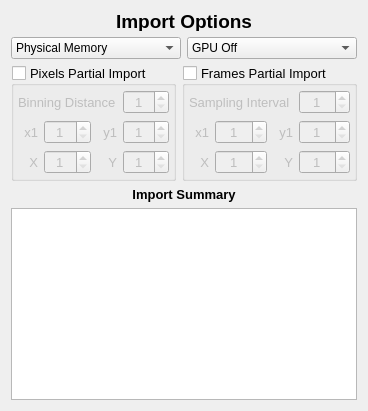
        <widget class="QFrame" name="ImportOptionsFrame">
         <property name="enabled">
          <bool>true</bool>
         </property>
         <layout class="QGridLayout" name="ImportOptionsGrid">
          <item row="2" column="1">
           <widget class="QGroupBox" name="ImpFrPart">
            <property name="enabled">
             <bool>true</bool>
            </property>
            <property name="font">
             <font>
              <pointsize>10</pointsize>
              <weight>50</weight>
              <bold>false</bold>
             </font>
            </property>
            <property name="title">
             <string>Frames Partial Import</string>
            </property>
            <property name="flat">
             <bool>false</bool>
            </property>
            <property name="checkable">
             <bool>true</bool>
            </property>
            <property name="checked">
             <bool>false</bool>
            </property>
            <layout class="QGridLayout" name="ImportFrRangeGrid" columnstretch="1,1,1,1">
             <property name="leftMargin">
              <number>4</number>
             </property>
             <property name="topMargin">
              <number>4</number>
             </property>
             <property name="rightMargin">
              <number>4</number>
             </property>
             <property name="bottomMargin">
              <number>4</number>
             </property>
             <item row="3" column="0">
              <widget class="QLabel" name="INFrXLabel">
               <property name="maximumSize">
                <size>
                 <width>20</width>
                 <height>16777215</height>
                </size>
               </property>
               <property name="text">
                <string>X</string>
               </property>
               <property name="alignment">
                <set>Qt::AlignRight|Qt::AlignTrailing|Qt::AlignVCenter</set>
               </property>
               <property name="buddy">
                <cstring>INFrX</cstring>
               </property>
              </widget>
             </item>
             <item row="3" column="2">
              <widget class="QLabel" name="INFrYLabel">
               <property name="maximumSize">
                <size>
                 <width>20</width>
                 <height>16777215</height>
                </size>
               </property>
               <property name="text">
                <string>Y</string>
               </property>
               <property name="alignment">
                <set>Qt::AlignRight|Qt::AlignTrailing|Qt::AlignVCenter</set>
               </property>
               <property name="buddy">
                <cstring>INFrY</cstring>
               </property>
              </widget>
             </item>
             <item row="2" column="0">
              <widget class="QLabel" name="IFrX1Label">
               <property name="maximumSize">
                <size>
                 <width>20</width>
                 <height>16777215</height>
                </size>
               </property>
               <property name="text">
                <string>x1</string>
               </property>
               <property name="alignment">
                <set>Qt::AlignRight|Qt::AlignTrailing|Qt::AlignVCenter</set>
               </property>
               <property name="buddy">
                <cstring>IFrX1</cstring>
               </property>
              </widget>
             </item>
             <item row="1" column="0" colspan="3">
              <widget class="QLabel" name="IFrDLabel">
               <property name="font">
                <font>
                 <pointsize>10</pointsize>
                 <weight>50</weight>
                 <bold>false</bold>
                </font>
               </property>
               <property name="text">
                <string>Sampling Interval</string>
               </property>
               <property name="buddy">
                <cstring>IFrD</cstring>
               </property>
              </widget>
             </item>
             <item row="2" column="2">
              <widget class="QLabel" name="IFrY1Label">
               <property name="maximumSize">
                <size>
                 <width>20</width>
                 <height>16777215</height>
                </size>
               </property>
               <property name="text">
                <string>y1</string>
               </property>
               <property name="alignment">
                <set>Qt::AlignRight|Qt::AlignTrailing|Qt::AlignVCenter</set>
               </property>
               <property name="buddy">
                <cstring>IFrY1</cstring>
               </property>
              </widget>
             </item>
             <item row="1" column="3">
              <widget class="QSpinBox" name="IFrD">
               <property name="accessibleDescription">
                <string>Import Real</string>
               </property>
               <property name="alignment">
                <set>Qt::AlignCenter</set>
               </property>
               <property name="minimum">
                <number>1</number>
               </property>
              </widget>
             </item>
             <item row="2" column="3">
              <widget class="QSpinBox" name="IFrY1">
               <property name="accessibleDescription">
                <string>Import Real</string>
               </property>
               <property name="alignment">
                <set>Qt::AlignCenter</set>
               </property>
               <property name="minimum">
                <number>1</number>
               </property>
              </widget>
             </item>
             <item row="3" column="3">
              <widget class="QSpinBox" name="INFrY">
               <property name="accessibleDescription">
                <string>Import Real</string>
               </property>
               <property name="alignment">
                <set>Qt::AlignCenter</set>
               </property>
               <property name="minimum">
                <number>1</number>
               </property>
              </widget>
             </item>
             <item row="2" column="1">
              <widget class="QSpinBox" name="IFrX1">
               <property name="accessibleDescription">
                <string>Import Real</string>
               </property>
               <property name="alignment">
                <set>Qt::AlignCenter</set>
               </property>
               <property name="minimum">
                <number>1</number>
               </property>
              </widget>
             </item>
             <item row="3" column="1">
              <widget class="QSpinBox" name="INFrX">
               <property name="accessibleDescription">
                <string>Import Real</string>
               </property>
               <property name="alignment">
                <set>Qt::AlignCenter</set>
               </property>
               <property name="minimum">
                <number>1</number>
               </property>
              </widget>
             </item>
            </layout>
           </widget>
          </item>
          <item row="0" column="0" colspan="2">
           <widget class="QLabel" name="ImportOptionsPanel">
            <property name="maximumSize">
             <size>
              <width>16777215</width>
              <height>20</height>
             </size>
            </property>
            <property name="font">
             <font>
              <pointsize>14</pointsize>
              <weight>75</weight>
              <bold>true</bold>
             </font>
            </property>
            <property name="text">
             <string>Import Options</string>
            </property>
            <property name="alignment">
             <set>Qt::AlignCenter</set>
            </property>
           </widget>
          </item>
          <item row="5" column="0" colspan="2">
           <widget class="QTextEdit" name="ImpNotes">
            <property name="readOnly">
             <bool>true</bool>
            </property>
            <property name="markdown">
             <string/>
            </property>
            <property name="html">
             <string>&lt;!DOCTYPE HTML PUBLIC &quot;-//W3C//DTD HTML 4.0//EN&quot; &quot;http://www.w3.org/TR/REC-html40/strict.dtd&quot;&gt;
&lt;html&gt;&lt;head&gt;&lt;meta name=&quot;qrichtext&quot; content=&quot;1&quot; /&gt;&lt;style type=&quot;text/css&quot;&gt;
p, li { white-space: pre-wrap; }
&lt;/style&gt;&lt;/head&gt;&lt;body style=&quot; font-family:'MS Shell Dlg 2'; font-size:10pt; font-weight:400; font-style:normal;&quot;&gt;
&lt;p style=&quot;-qt-paragraph-type:empty; margin-top:0px; margin-bottom:0px; margin-left:0px; margin-right:0px; -qt-block-indent:0; text-indent:0px;&quot;&gt;&lt;br /&gt;&lt;/p&gt;&lt;/body&gt;&lt;/html&gt;</string>
            </property>
            <property name="placeholderText">
             <string/>
            </property>
           </widget>
          </item>
          <item row="4" column="0" colspan="2">
           <widget class="QLabel" name="ImpNotesLabel">
            <property name="maximumSize">
             <size>
              <width>16777215</width>
              <height>16</height>
             </size>
            </property>
            <property name="font">
             <font>
              <pointsize>10</pointsize>
              <weight>75</weight>
              <bold>true</bold>
             </font>
            </property>
            <property name="text">
             <string>Import Summary</string>
            </property>
            <property name="alignment">
             <set>Qt::AlignCenter</set>
            </property>
           </widget>
          </item>
          <item row="2" column="0">
           <widget class="QGroupBox" name="ImpPxPart">
            <property name="enabled">
             <bool>true</bool>
            </property>
            <property name="font">
             <font>
              <pointsize>10</pointsize>
             </font>
            </property>
            <property name="title">
             <string>Pixels Partial Import</string>
            </property>
            <property name="flat">
             <bool>false</bool>
            </property>
            <property name="checkable">
             <bool>true</bool>
            </property>
            <property name="checked">
             <bool>false</bool>
            </property>
            <layout class="QGridLayout" name="ImportPxRangeGrid" columnstretch="1,1,1,1">
             <property name="leftMargin">
              <number>4</number>
             </property>
             <property name="topMargin">
              <number>4</number>
             </property>
             <property name="rightMargin">
              <number>4</number>
             </property>
             <property name="bottomMargin">
              <number>4</number>
             </property>
             <property name="spacing">
              <number>6</number>
             </property>
             <item row="2" column="0">
              <widget class="QLabel" name="IPxX1Label">
               <property name="maximumSize">
                <size>
                 <width>20</width>
                 <height>16777215</height>
                </size>
               </property>
               <property name="text">
                <string>x1</string>
               </property>
               <property name="alignment">
                <set>Qt::AlignRight|Qt::AlignTrailing|Qt::AlignVCenter</set>
               </property>
               <property name="buddy">
                <cstring>IPxX1</cstring>
               </property>
              </widget>
             </item>
             <item row="3" column="2">
              <widget class="QLabel" name="INPxYLabel">
               <property name="maximumSize">
                <size>
                 <width>20</width>
                 <height>16777215</height>
                </size>
               </property>
               <property name="text">
                <string>Y</string>
               </property>
               <property name="alignment">
                <set>Qt::AlignRight|Qt::AlignTrailing|Qt::AlignVCenter</set>
               </property>
               <property name="buddy">
                <cstring>INPxY</cstring>
               </property>
              </widget>
             </item>
             <item row="3" column="0">
              <widget class="QLabel" name="INPxXLabel">
               <property name="maximumSize">
                <size>
                 <width>20</width>
                 <height>16777215</height>
                </size>
               </property>
               <property name="text">
                <string>X</string>
               </property>
               <property name="alignment">
                <set>Qt::AlignRight|Qt::AlignTrailing|Qt::AlignVCenter</set>
               </property>
               <property name="buddy">
                <cstring>INPxX</cstring>
               </property>
              </widget>
             </item>
             <item row="2" column="2">
              <widget class="QLabel" name="IPxY1Label">
               <property name="maximumSize">
                <size>
                 <width>20</width>
                 <height>16777215</height>
                </size>
               </property>
               <property name="text">
                <string>y1</string>
               </property>
               <property name="alignment">
                <set>Qt::AlignRight|Qt::AlignTrailing|Qt::AlignVCenter</set>
               </property>
               <property name="buddy">
                <cstring>IPxY1</cstring>
               </property>
              </widget>
             </item>
             <item row="1" column="0" colspan="3">
              <widget class="QLabel" name="IPxDLabel">
               <property name="font">
                <font>
                 <pointsize>10</pointsize>
                </font>
               </property>
               <property name="text">
                <string>Binning Distance</string>
               </property>
               <property name="buddy">
                <cstring>IPxD</cstring>
               </property>
              </widget>
             </item>
             <item row="1" column="3">
              <widget class="QSpinBox" name="IPxD">
               <property name="accessibleDescription">
                <string>Import Dfrn</string>
               </property>
               <property name="alignment">
                <set>Qt::AlignCenter</set>
               </property>
               <property name="minimum">
                <number>1</number>
               </property>
              </widget>
             </item>
             <item row="2" column="3">
              <widget class="QSpinBox" name="IPxY1">
               <property name="accessibleDescription">
                <string>Import Dfrn</string>
               </property>
               <property name="alignment">
                <set>Qt::AlignCenter</set>
               </property>
               <property name="minimum">
                <number>1</number>
               </property>
              </widget>
             </item>
             <item row="3" column="3">
              <widget class="QSpinBox" name="INPxY">
               <property name="accessibleDescription">
                <string>Import Dfrn</string>
               </property>
               <property name="alignment">
                <set>Qt::AlignCenter</set>
               </property>
               <property name="minimum">
                <number>1</number>
               </property>
              </widget>
             </item>
             <item row="2" column="1">
              <widget class="QSpinBox" name="IPxX1">
               <property name="accessibleDescription">
                <string>Import Dfrn</string>
               </property>
               <property name="alignment">
                <set>Qt::AlignCenter</set>
               </property>
               <property name="minimum">
                <number>1</number>
               </property>
              </widget>
             </item>
             <item row="3" column="1">
              <widget class="QSpinBox" name="INPxX">
               <property name="accessibleDescription">
                <string>Import Dfrn</string>
               </property>
               <property name="alignment">
                <set>Qt::AlignCenter</set>
               </property>
               <property name="minimum">
                <number>1</number>
               </property>
              </widget>
             </item>
            </layout>
           </widget>
          </item>
          <item row="1" column="0" colspan="2">
           <layout class="QHBoxLayout" name="ImpMemGrid" stretch="1,1">
            <item>
             <widget class="QComboBox" name="ImpMemType">
              <item>
               <property name="text">
                <string>Physical Memory</string>
               </property>
              </item>
              <item>
               <property name="text">
                <string>Lazy Loading</string>
               </property>
              </item>
             </widget>
            </item>
            <item>
             <widget class="QComboBox" name="ImpGPU">
              <item>
               <property name="text">
                <string>GPU Off</string>
               </property>
              </item>
             </widget>
            </item>
           </layout>
          </item>
         </layout>
        </widget>
